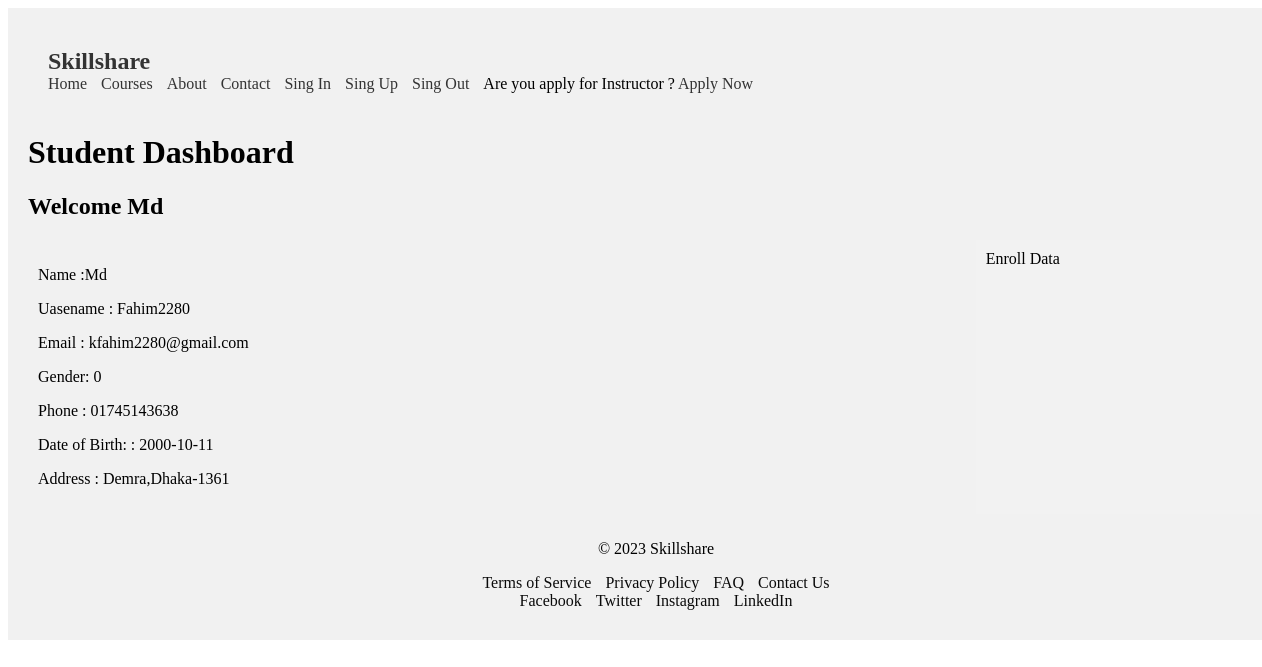
/View/student_dashboard.php (signed in), run on the app's committed database.
### tables this page shows
CREATE TABLE `student` (
  `Id` int(50) NOT NULL,
  `Name` varchar(50) NOT NULL,
  `Username` varchar(15) NOT NULL,
  `Email` varchar(100) NOT NULL,
  `Gender` varchar(100) NOT NULL,
  `Phone_number` varchar(20) NOT NULL,
  `Address` varchar(100) NOT NULL,
  `DOB` varchar(50) NOT NULL,
  `Password` varchar(100) NOT NULL
);

### Model/studentDb.php (called while the page is built, shortened)
<?php
function getAllStudent()
{
    $conn = getConnection();
    $sql = "SELECT * FROM student";
    $result = mysqli_query($conn, $sql);
    return $result;
}

### View/student_dashboard.php (the view, shortened to what this page needs)
<!DOCTYPE html>
<html>
<header>
    <body>
        <?php include 'header.php'; ?>
        <h1>Student Dashboard</h1>
        <h2>Welcome <?php echo $_SESSION['user_name'];
                    ?></h2>
        <?php require '../Model/studentDb.php';
        $result = getAllStudent();
        while ($data = mysqli_fetch_assoc($result)) {
            if ($data['Email'] == $_SESSION['user_email']) {
        ?>
                <div class="container">
                    <div class="Data">
                        <p>Name :<?php echo $data['Name']; ?></p>
                        <p>Uasename : <?php echo $data['Username']; ?></p>
                        <p>Email : <?php echo $data['Email']; ?></p>
                        <p>Gender: <?php echo $data['Gender']; ?></p>
                        <p>Phone : <?php echo $data['Phone_number']; ?></p>
                        <p> Date of Birth: : <?php echo $data["DOB"]; ?></p>
                        <p>Address : <?php echo $data['Address']; ?></p>
                    </div>
                    <div class="sidebar">
                        <a href="../View/ShowEnrollCourse.php">Enroll Data</a>
                    </div>
                </div>
        <?php
            } else {
            }
        }
        ?>
        <?php include 'footer.php'; ?>
    </body>
</html>

### View/header.css (style rules this page uses)
header { background-color: #f1f1f1; padding: 20px; width: 100%; left: 0; margin: 0%; }

### View/student_dashboard.php (style rules this page uses)
.container { display: flex; }
.Data { flex: 1; padding: 10px; }
.sidebar { flex: 0.3; background-color: #f2f2f2; padding: 10px; }
.sidebar a { display: block; margin-bottom: 10px; color: #000; text-decoration: none; }

### data on the page
student: Name "Md", Username "Fahim2280", Email "kfahim2280@gmail.com", Gender "0", Phone_number "01745143638", DOB "2000-10-11", Address "Demra,Dhaka-1361"

### other printed values
$_SESSION['user_name'] "Md"
